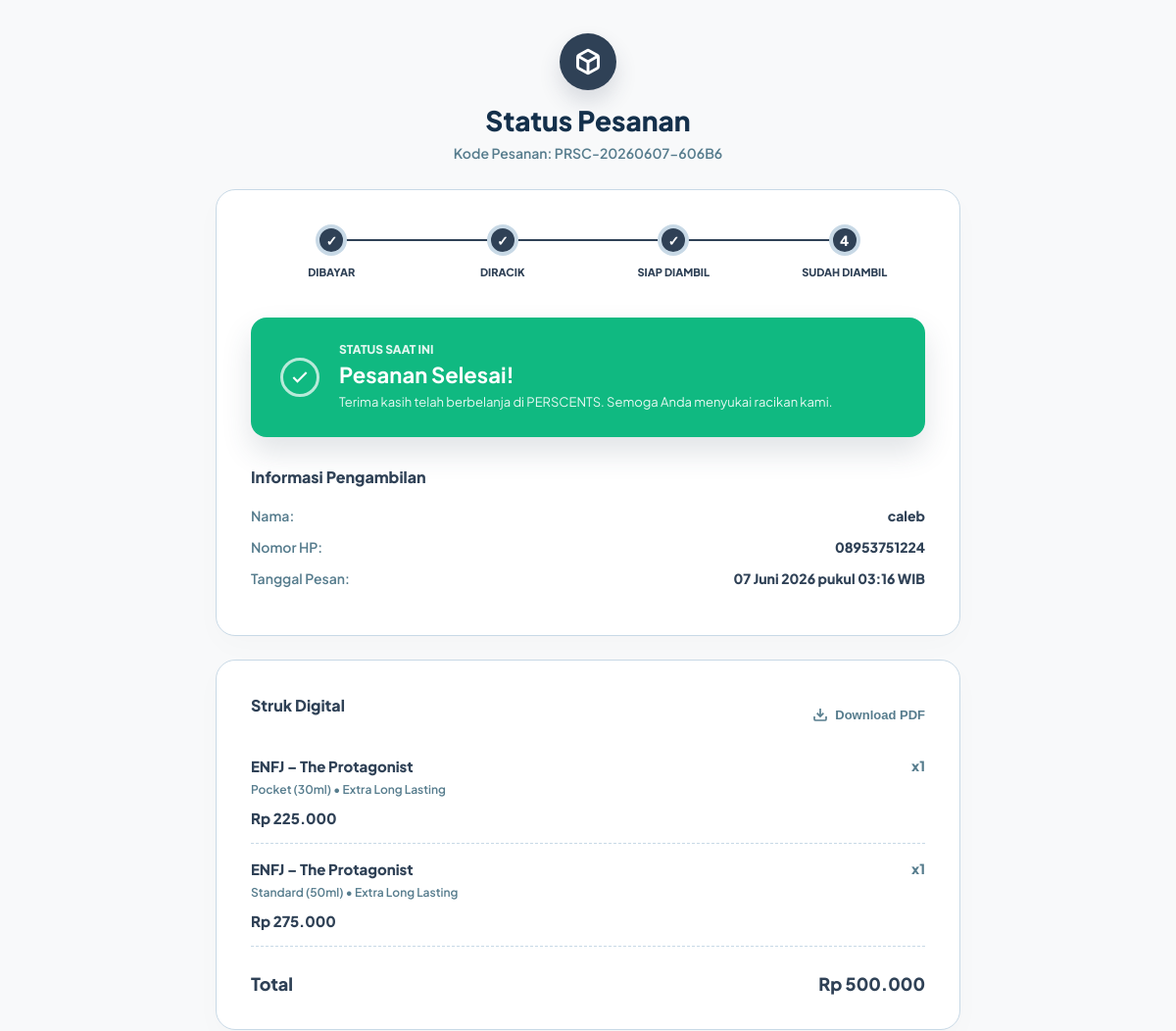
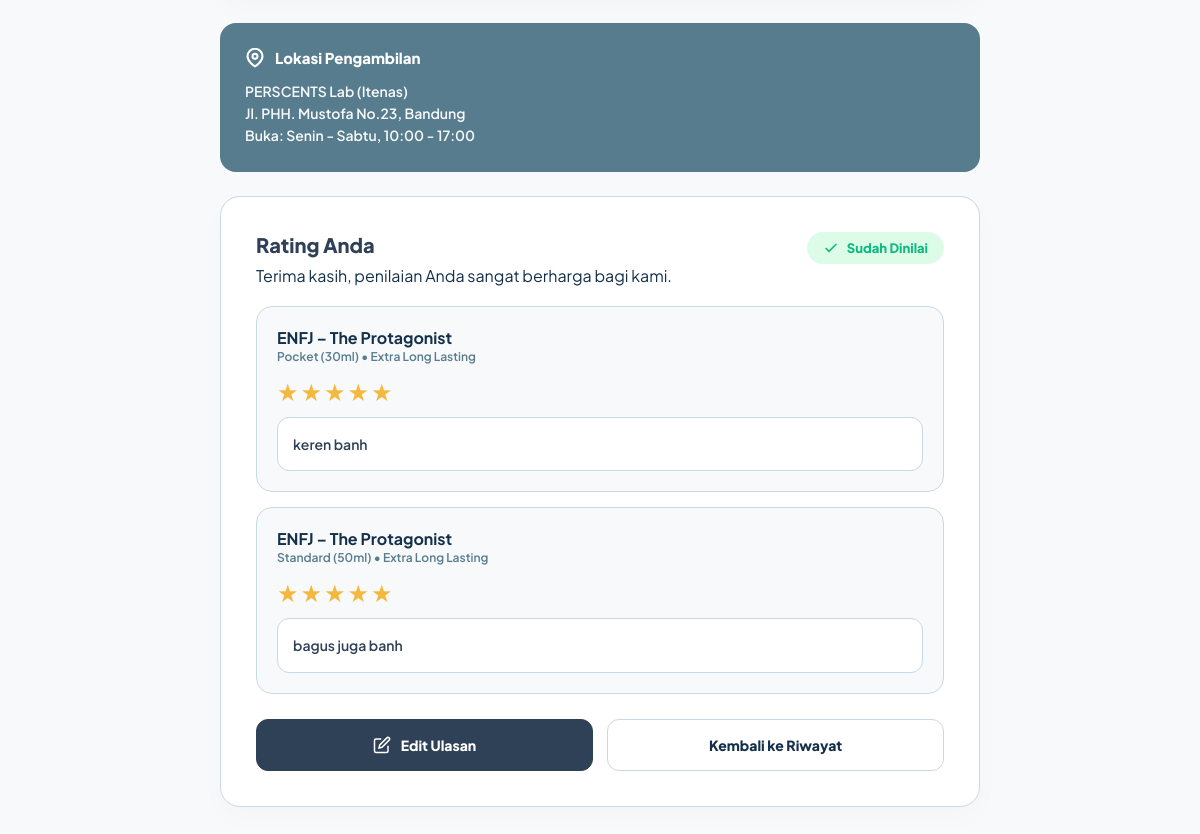
The app's page /customer/track_order_detail.php?kode=PRSC-20260607-606B6 (signed in) with its own data (2 pictures, top to bottom).
### tables this page shows
CREATE TABLE IF NOT EXISTS `pesanan` (
  `id` int(11) NOT NULL AUTO_INCREMENT,
  `kode_pesanan` varchar(30) DEFAULT NULL,
  `user_id` int(11) DEFAULT NULL,
  `nama_pemesan` varchar(100) NOT NULL,
  `no_hp` varchar(20) DEFAULT NULL,
  `total_harga` int(11) NOT NULL DEFAULT '0',
  `diskon` int(11) DEFAULT '0',
  `status` enum('pending','lunas','siap_diambil','selesai','dibatalkan') NOT NULL DEFAULT 'pending',
  `status_pengambilan` enum('belum_diambil','diambil') NOT NULL DEFAULT 'belum_diambil',
  `metode_bayar` varchar(30) DEFAULT 'QRIS',
  `bukti_pembayaran` varchar(255) DEFAULT NULL,
  `tenggat_selesai` datetime DEFAULT NULL,
  `created_at` timestamp NULL DEFAULT CURRENT_TIMESTAMP,
  `updated_at` timestamp NULL DEFAULT CURRENT_TIMESTAMP ON UPDATE CURRENT_TIMESTAMP,
  PRIMARY KEY (`id`),
  UNIQUE KEY `kode_pesanan` (`kode_pesanan`),
  KEY `user_id` (`user_id`),
  CONSTRAINT `pesanan_ibfk_1` FOREIGN KEY (`user_id`) REFERENCES `users` (`id`) ON DELETE SET NULL
);

CREATE TABLE IF NOT EXISTS `detail_pesanan` (
  `id` int(11) NOT NULL AUTO_INCREMENT,
  `pesanan_id` int(11) NOT NULL,
  `produk_id` int(11) DEFAULT NULL,
  `nama_parfum` varchar(150) NOT NULL,
  `tipe` enum('collection','custom') NOT NULL,
  `id_ketahanan` int(11) NOT NULL,
  `id_ukuran` int(11) NOT NULL,
  `notes_dipilih` varchar(255) DEFAULT NULL,
  `jumlah` int(11) NOT NULL DEFAULT '1',
  `subtotal` int(11) NOT NULL DEFAULT '0',
  `status_racik` enum('menunggu','diracik','selesai') NOT NULL DEFAULT 'menunggu',
  PRIMARY KEY (`id`),
  KEY `pesanan_id` (`pesanan_id`),
  KEY `id_ketahanan` (`id_ketahanan`),
  KEY `id_ukuran` (`id_ukuran`),
  CONSTRAINT `detail_pesanan_ibfk_1` FOREIGN KEY (`pesanan_id`) REFERENCES `pesanan` (`id`) ON DELETE CASCADE,
  CONSTRAINT `detail_pesanan_ibfk_2` FOREIGN KEY (`id_ketahanan`) REFERENCES `mst_ketahanan` (`id`),
  CONSTRAINT `detail_pesanan_ibfk_3` FOREIGN KEY (`id_ukuran`) REFERENCES `mst_ukuran` (`id`)
);

CREATE TABLE IF NOT EXISTS `ulasan_pelanggan` (
  `id` int(11) NOT NULL AUTO_INCREMENT,
  `id_pelanggan` int(11) DEFAULT NULL,
  `pesanan_id` int(11) DEFAULT NULL,
  `detail_pesanan_id` int(11) DEFAULT NULL,
  `produk_id` int(11) DEFAULT NULL,
  `tipe_produk` varchar(30) DEFAULT NULL,
  `nama_produk` varchar(150) DEFAULT NULL,
  `nama_reviewer` varchar(100) NOT NULL,
  `kategori_pembeli` varchar(50) DEFAULT NULL,
  `rating` int(11) NOT NULL,
  `komentar` text NOT NULL,
  `foto_profil` varchar(255) DEFAULT NULL,
  `youtube_video_id` varchar(50) DEFAULT NULL,
  `is_featured` tinyint(1) DEFAULT '0',
  `created_at` timestamp NULL DEFAULT CURRENT_TIMESTAMP,
  PRIMARY KEY (`id`),
  KEY `id_pelanggan` (`id_pelanggan`),
  CONSTRAINT `ulasan_pelanggan_ibfk_1` FOREIGN KEY (`id_pelanggan`) REFERENCES `pelanggan` (`id`) ON DELETE SET NULL
);

### customer/track_order_detail.php (the view, shortened to what this page needs)
<?php
require_once '../config/koneksi.php';
$id_pelanggan = (int)$_SESSION['pelanggan_id'];
$user_id = isset($_SESSION['user_id']) ? (int)$_SESSION['user_id'] : 0;
$kode = isset($_GET['kode']) ? mysqli_real_escape_string($conn, $_GET['kode']) : '';
$q = mysqli_query($conn, "SELECT * FROM pesanan WHERE kode_pesanan = '$kode' AND user_id = $user_id LIMIT 1");
$pesanan = mysqli_fetch_assoc($q);
$qDetail = mysqli_query($conn, "
    SELECT
        dp.*,
        mk.nama AS nama_ketahanan,
        mk.durasi AS durasi_ketahanan,
        mu.nama AS nama_ukuran,
        mu.ml AS ml_ukuran
    FROM detail_pesanan dp
    LEFT JOIN mst_ketahanan mk ON dp.id_ketahanan = mk.id
    LEFT JOIN mst_ukuran mu ON dp.id_ukuran = mu.id
    WHERE dp.pesanan_id = " . (int)$pesanan['id'] . "
");
$items = [];
$semua_selesai = true;
$ada_diracik = false;
$ada_selesai = false;
if($qDetail && mysqli_num_rows($qDetail) > 0) {
    while($row = mysqli_fetch_assoc($qDetail)) {
        $items[] = $row;
        if($row['status_racik'] === 'selesai') {
            $ada_selesai = true;
        }
    }
} else {
    $semua_selesai = false;
}
$db_status = strtolower(trim($pesanan['status']));
$db_pengambilan = $pesanan['status_pengambilan'] ?? 'belum_diambil';
$currentStep = 1;
if ($db_status === 'selesai' || $db_pengambilan === 'diambil') {
    $currentStep = 4;
} elseif ($semua_selesai) {
    $currentStep = 3;
} elseif ($ada_diracik || $ada_selesai) {
    $currentStep = 2;
}
$isSelesaiTutupBuku = ($db_status === 'selesai');
function get_status_ui($currentStep, $db_status, $db_pengambilan) {
    if ($db_status === 'selesai') {
        return [
            'title' => 'Pesanan Selesai!',
            'note' => 'Terima kasih telah berbelanja di PERSCENTS. Semoga Anda menyukai racikan kami.'
        ];
    }
    return [
        'title' => 'Pembayaran Diterima',
        'note' => 'Pesanan Anda masuk ke dalam antrean lab kami.'
    ];
}
$statusUI = get_status_ui($currentStep, $db_status, $db_pengambilan);
function receipt_meta($item) {
    $parts = [];
    $ukuran = trim((string)($item['nama_ukuran'] ?? ''));
    $ml = trim((string)($item['ml_ukuran'] ?? ''));
    $ketahanan = trim((string)($item['nama_ketahanan'] ?? ''));
    if($ukuran !== '' && $ml !== '') {
        $parts[] = $ukuran . ' (' . $ml . 'ml)';
    } elseif($ukuran !== '') {
        $parts[] = $ukuran;
    } elseif($ml !== '') {
        $parts[] = $ml . 'ml';
    }
    if($ketahanan !== '') {
        $parts[] = $ketahanan;
    }
    return implode(' &bull; ', $parts);
}
$namaPelanggan = $pesanan['nama_pemesan'] ?? '-';
$noHp = $pesanan['no_hp'] ?? '-';
$ulasanByDetail = [];
$qUlasan = mysqli_query($conn, "SELECT detail_pesanan_id, rating, komentar FROM ulasan_pelanggan WHERE id_pelanggan = $id_pelanggan AND pesanan_id = " . (int)$pesanan['id']);
if($qUlasan) {
    while($ulasan = mysqli_fetch_assoc($qUlasan)) {
        $ulasanByDetail[(int)$ulasan['detail_pesanan_id']] = $ulasan;
    }
}
$semuaSudahRating = count($items) > 0;
$modeEditRating = isset($_GET['edit_rating']) && $_GET['edit_rating'] === '1';
$bulan = ['Januari','Februari','Maret','April','Mei','Juni','Juli','Agustus','September','Oktober','November','Desember'];
$tanggal = strtotime($pesanan['created_at']);
$tanggalPesan = date('d', $tanggal) . ' ' . $bulan[(int)date('m', $tanggal) - 1] . ' ' . date('Y', $tanggal) . ' pukul ' . date('H:i', $tanggal) . ' WIB';
?>
<!DOCTYPE html>
<html lang="id">
<head>
</head>
<body>
    <main class="page">
        <section class="hero">
            <div class="hero-icon">
                <svg width="28" height="28" viewBox="0 0 24 24" fill="none" stroke="currentColor" stroke-width="2.5"><path d="M21 16V8a2 2 0 0 0-1-1.73l-7-4a2 2 0 0 0-2 0l-7 4A2 2 0 0 0 3 8v8a2 2 0 0 0 1 1.73l7 4a2 2 0 0 0 2 0l7-4A2 2 0 0 0 21 16z"></path><path d="M3.3 7 12 12l8.7-5"></path><path d="M12 22V12"></path></svg>
            </div>
            <h1>Status Pesanan</h1>
            <p>Kode Pesanan: <?= htmlspecialchars($pesanan['kode_pesanan']); ?></p>
        </section>
        <section class="panel">
            <div class="tracker">
                <?php
                    $steps = ['Dibayar', 'Diracik', 'Siap Diambil', 'Sudah Diambil'];
                    $progress_width = (($currentStep - 1) / 3) * 100;
                ?>
                <div class="tracker-line-bg">
                    <div class="tracker-active-line" style="width: <?= $progress_width; ?>%;"></div>
                </div>
                <?php foreach($steps as $index => $label): ?>
                    <div class="step <?= ($currentStep >= $index + 1) ? 'active' : ''; ?>">
                        <div class="dot"><?= ($currentStep > $index + 1) ? '&#10003;' : ($index + 1); ?></div>
                        <?= $label; ?>
                    </div>
                <?php endforeach; ?>
            </div>
            <div class="status-box <?= ($isSelesaiTutupBuku) ? 'success-mode' : ''; ?>">
                <div class="circle-icon">
                    <?php if($isSelesaiTutupBuku): ?>
                        <svg width="20" height="20" viewBox="0 0 24 24" fill="none" stroke="currentColor" stroke-width="2.5"><polyline points="20 6 9 17 4 12"></polyline></svg>
                    <?php else: ?>
                        <svg width="20" height="20" viewBox="0 0 24 24" fill="none" stroke="currentColor" stroke-width="2.5"><circle cx="12" cy="12" r="10"></circle><path d="M12 6v6l4 2"></path></svg>
                    <?php endif; ?>
                </div>
                <div>
                    <small>Status Saat Ini</small>
                    <h2><?= $statusUI['title']; ?></h2>
                    <p><?= $statusUI['note']; ?></p>
                </div>
            </div>
            <div class="info">
                <h3>Informasi Pengambilan</h3>
                <div class="info-row"><span>Nama:</span><strong><?= htmlspecialchars($namaPelanggan); ?></strong></div>
                <div class="info-row"><span>Nomor HP:</span><strong><?= htmlspecialchars($noHp); ?></strong></div>
                <div class="info-row"><span>Tanggal Pesan:</span><strong><?= htmlspecialchars($tanggalPesan); ?></strong></div>
            </div>
        </section>
        <section class="panel receipt">
            <div class="receipt-head">
                <h3>Struk Digital</h3>
                <button onclick="window.print()" class="download">
                    <svg width="16" height="16" viewBox="0 0 24 24" fill="none" stroke="currentColor" stroke-width="2.5"><path d="M21 15v4a2 2 0 0 1-2 2H5a2 2 0 0 1-2-2v-4"></path><polyline points="7 10 12 15 17 10"></polyline><line x1="12" y1="15" x2="12" y2="3"></line></svg>
                    Download PDF
                </button>
            </div>
            <?php if(count($items) > 0): ?>
                <?php foreach($items as $item): ?>
                    <div class="item">
                        <div>
                            <div class="item-name"><?= htmlspecialchars($item['nama_parfum']); ?></div>
                            <div class="item-meta">
                                <?= receipt_meta($item); ?>
                            </div>
                            <div class="item-price">Rp <?= number_format($item['subtotal'], 0, ',', '.'); ?></div>
                        </div>
                        <div class="qty">x<?= (int)$item['jumlah']; ?></div>
                    </div>
                <?php endforeach; ?>
            <?php endif; ?>
            <div class="total">
                <span>Total</span>
                <span>Rp <?= number_format($pesanan['total_harga'], 0, ',', '.'); ?></span>
            </div>
        </section>
        <section class="location">
            <div class="location-title">
                <svg width="20" height="20" viewBox="0 0 24 24" fill="none" stroke="currentColor" stroke-width="2.5"><path d="M21 10c0 7-9 12-9 12S3 17 3 10a9 9 0 1 1 18 0z"></path><circle cx="12" cy="10" r="3"></circle></svg>
                Lokasi Pengambilan
            </div>
            <p>PERSCENTS Lab (Itenas)<br>Jl. PHH. Mustofa No.23, Bandung<br>Buka: Senin - Sabtu, 10:00 - 17:00</p>
        </section>
        <?php if($isSelesaiTutupBuku): ?>
            <?php if(count($items) > 0): ?>
                <section class="panel rating-panel">
                    <?php if($semuaSudahRating && !$modeEditRating): ?>
                        <div class="rating-done-head">
                            <div>
                                <h3>Rating Anda</h3>
                                <p>Terima kasih, penilaian Anda sangat berharga bagi kami.</p>
                            </div>
                            <span class="rating-done-badge">
                                <svg width="16" height="16" viewBox="0 0 24 24" fill="none" stroke="currentColor" stroke-width="2.5"><path d="M20 6 9 17l-5-5"></path></svg>
                                Sudah Dinilai
                            </span>
                        </div>
                        <?php foreach($items as $item): ?>
                            <?php
                                $detailId = (int)$item['id'];
                                $existingRating = (int)($ulasanByDetail[$detailId]['rating'] ?? 0);
                                $existingKomentar = $ulasanByDetail[$detailId]['komentar'] ?? '';
                            ?>
                            <div class="rating-summary-card">
                                <h4><?= htmlspecialchars($item['nama_parfum']); ?></h4>
                                <div class="item-meta" style="margin-bottom:5px; color:var(--teal); font-size:12px; font-weight:600;"><?= receipt_meta($item); ?></div>
                                <div class="rating-stars-readonly"><?= str_repeat('★', $existingRating) . str_repeat('☆', 5 - $existingRating); ?></div>
                                <div class="rating-comment-readonly"><?= nl2br(htmlspecialchars($existingKomentar)); ?></div>
                            </div>
                        <?php endforeach; ?>
                        <div class="actions" style="margin-top:25px;">
                            <a href="track_order_detail.php?kode=<?= rawurlencode($pesanan['kode_pesanan']); ?>&edit_rating=1" class="btn btn-dark">
                                <svg width="18" height="18" viewBox="0 0 24 24" fill="none" stroke="currentColor" stroke-width="2"><path d="M11 4H4a2 2 0 0 0-2 2v14a2 2 0 0 0 2 2h14a2 2 0 0 0 2-2v-7"></path><path d="M18.5 2.5a2.121 2.121 0 0 1 3 3L12 15l-4 1 1-4 9.5-9.5z"></path></svg>
                                Edit Ulasan
                            </a>
                            <a href="track_order.php?tab=selesai" class="btn">Kembali ke Riwayat</a>
                        </div>
                    <?php endif; ?>
                </section>
            <?php endif; ?>
        <?php endif; ?>
    </main>
</body>
</html>

### records on screen
pesanan: kode_pesanan "PRSC-20260607-606B6", status+status_pengambilan "Pesanan Selesai!", status+status_pengambilan "Terima kasih telah berbelanja di PERSCENTS. Semoga Anda menyukai racikan kami.", nama_pemesan "caleb", no_hp "08953751224", created_at "07 Juni 2026 pukul 03:16 WIB", total_harga "500.000"
detail_pesanan: nama_parfum "ENFJ – The Protagonist", item "Pocket (30ml) • Extra Long Lasting", subtotal "225.000", jumlah "1", id.rating "★★★★★", id.komentar "keren banh"
detail_pesanan: nama_parfum "ENFJ – The Protagonist", item "Standard (50ml) • Extra Long Lasting", subtotal "275.000", jumlah "1", id.rating "★★★★★", id.komentar "bagus juga banh"

### other values on screen
$label "DIBAYAR"
$label "DIRACIK"
$label "SIAP DIAMBIL"
$label "SUDAH DIAMBIL"
